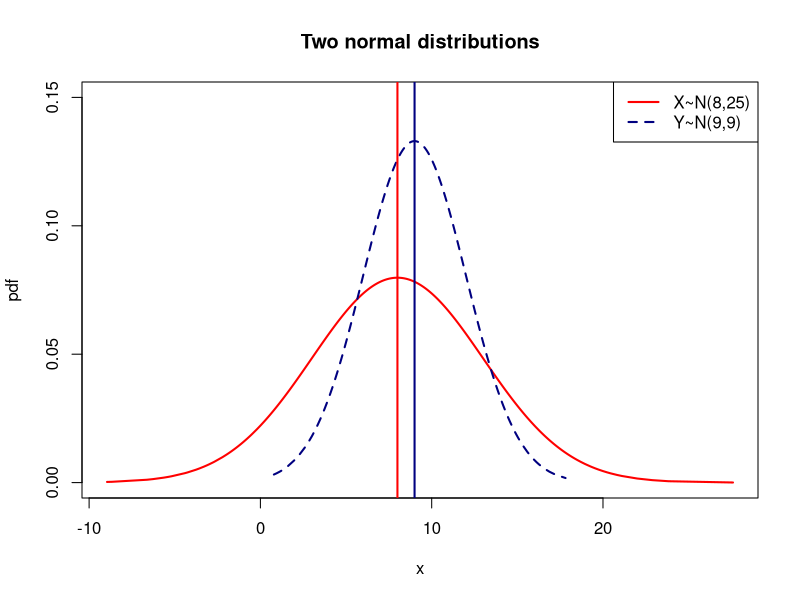
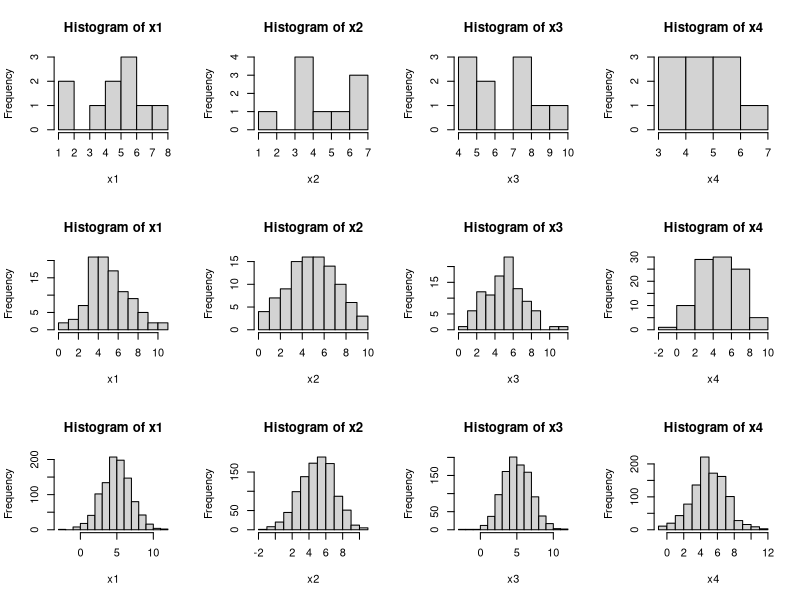

These charts were generated, in order, by the following R code: (Note: this script raises an error after producing the figures.)
x <- rnorm(1000, mean=8, sd=5)
x <- sort(x)
fx <- dnorm(x, mean=8, sd=5)
plot(x,fx, col="red", ylim=c(0,0.15),
     main="Two normal distributions",
    xlab="x", ylab="pdf", type="l",
    lwd=2)

y <- rnorm(1000, 9, 3)
y <- sort(y)
fy <- dnorm(y, 9, 3)
lines(y,fy, col="navy", lty=2, lwd=2)

legend("topright", 
       legend=c("X~N(8,25)","Y~N(9,9)"),
       col=c("red","navy"), lty=c(1,2),
       lwd=c(2,2))
abline(v=c(8,9),col=c("red","navy"),
       lwd=2)

#Example
x1 <- rnorm(20, mean=100, sd=10)
x2 <- rnorm(20, mean=100, sd=10)

df1 <- data.frame(a=x1,b=x2)
df1

#Example
par(mfrow=c(3,4))

m <- 5
s <- 2
x1 <- rnorm(10,m,s)
x2 <- rnorm(10,m,s)
x3<- rnorm(10,m,s)
x4 <- rnorm(10,m,s)

hist(x1)
hist(x2)
hist(x3)
hist(x4)


x1 <- rnorm(100,m,s)
x2 <- rnorm(100,m,s)
x3<- rnorm(100,m,s)
x4 <- rnorm(100,m,s)

hist(x1)
hist(x2)
hist(x3)
hist(x4)

x1 <- rnorm(1000,m,s)
x2 <- rnorm(1000,m,s)
x3<- rnorm(1000,m,s)
x4 <- rnorm(1000,m,s)

hist(x1)
hist(x2)
hist(x3)
hist(x4)

sample(1:100, size=15, rep=F)
sample(1:100, size=101, rep=F)

sample(1:100, size=1000, rep=T)


sample(1:6, 10, rep=T)

sample(c("H","T"),size=10, rep=T)

sample(1:49, size=6, rep=T)


sample(1:100,size=50, rep=T)

500*50

x <- sample(1:100, size=50*500, rep=T)
m <- matrix(x,nrow=50, ncol=500)

write.table(m, file="m1.txt",
            sep="\t", dec=",",
            row.names=F, col.names=F)

#2nd way
m <- matrix(ncol=500, nrow=50)

for (i in 1:500){
  x<-sample(1:100, size=50, rep=T)
  m[,i] <- x
}
str(m)
write.table(m, file="m1.txt",
            sep="\t", dec=",",
            row.names=F, col.names=F)

#Exercises
m <- 10
s <- 5
# P(X<mu+sigma)
pnorm(m+s, m, s)

#P(X<mu-sigma)
pnorm(m-s, m, s)

pnorm(m+s, m, s)-pnorm(m-s, m, s)

pnorm(m+2*s, m, s)-pnorm(m-2*s, m, s)

pnorm(m+3*s, m, s)-pnorm(m-3*s, m, s)


# Z~N(0,1)
#P(0<Z<1.77)
pnorm(1.77)-pnorm(0)


#P(Z>0.29)
1-pnorm(0.29)

#P(Z<1.39)
pnorm(1.39)

#P(1.05<Z<1.78)
#P(Z<1.78)-P(Z<1.05)
pnorm(1.78)-pnorm(1.05)

#P(Z<0.24)-P(Z<-1.12)
pnorm(0.24)-pnorm(-1.12)


#P(0<Z<zc)=0.45
qnorm(0.5+0.45, mean=0, sd=1)
qnorm(0.5+0.45)

qnorm(0.5-0.41)

qnorm(0.01)

qnorm(1-0.025)

qnorm(0.95)

qnorm(1-0.9)


#13
qnorm(0.05/2)
qnorm(1-0.025)

qnorm(0.10/2)
qnorm(1-0.05)


qnorm(0.01/2)
qnorm(1-0.005)

#14
qnorm(1-0.10, 200, 20)

#15
pnorm(1, 1.64, 0.24)
500*pnorm(1, 1.64, 0.24)

round(500*pnorm(1, 1.64, 0.24))

#16
1-pnorm(1200,949,100)

qnorm(0.10, 949, 100)

#17


#18
x <- c(2,11,22,25,26,22,25,27,32,40)
z <- (x-mean(x))/sd(x)
z

dev.off()
boxplot(x)
y <- boxplot(x)
y

#19
x <- rnorm(1000, 10, 5)
x <- sort(x)
fx <- dnorm(x, 10, 5)

hist(x)

lines(x,fx, col="navy",type="l",lwd=2)

#we need a density histogram
hist(x, prob=T, ylim=c(0,0.1))

lines(x,fx, col="navy",type="l",lwd=2)

#20
#Exercise